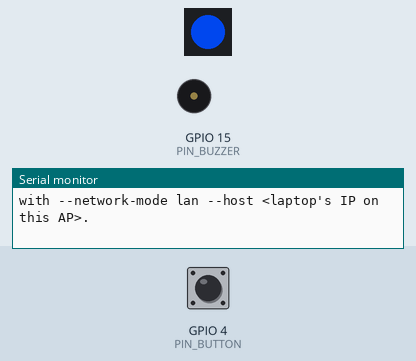
Simulated run of this sketch. Board: ESP32. Parts: 1 RGB LEDs in strip order, left to right, buzzer (waves = sounding, pin HIGH), the last lines printed to the serial monitor. Inputs (shaded band) come from the test bench; at power-on: GPIO 4 (PIN_BUTTON) HIGH. Uploads are accepted with an empty reply.

Above: at 1.2 s.
1.3 s: GPIO 4 (PIN_BUTTON) pulled LOW for 0.15 s
At 1.57 s:
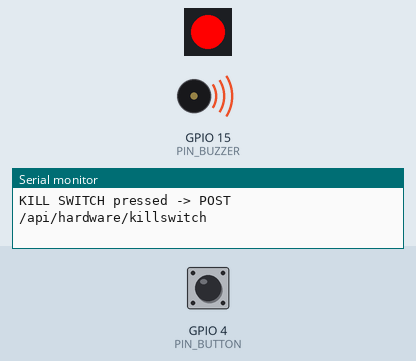
At 2.3 s:
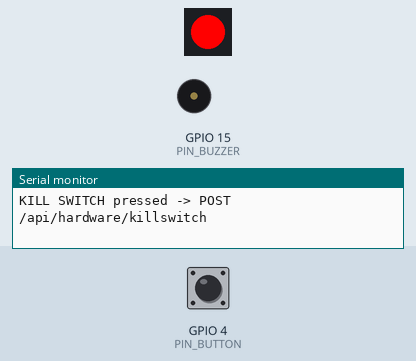
Timing chart, 0 to 4.3 s (numbered marks = the images above; inputs shaded):
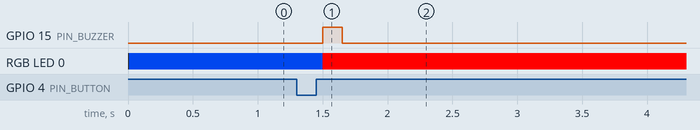

The sketch:

snagr_panel.ino
```cpp
/*
  SNAGR Hardware Panel — ESP32 firmware

  A physical kill switch + status LED for the SNAGR dashboard. Real
  integration, not a prop: the button calls the same cancellation path the
  dashboard's own Cancel button uses (triage/server.py's CancellationToken),
  and the LED reflects the engine's actual acquisition state polled live.

  Network model: the ESP32 runs its OWN WiFi access point — nothing depends
  on venue WiFi, a router, or the internet. The laptop running the engine
  joins this AP directly. Two devices, one private link, matching the
  project's "no cloud, no relay" posture end to end.

  Wiring (ESP32 DevKit, adjust pin numbers to taste — avoid strapping pins
  0/2/12/15 if you pick different ones):
    - Push button: one leg -> GPIO 4, other leg -> GND. No external resistor
      needed (internal pull-up used).
    - WS2812 (NeoPixel) data in -> GPIO 5. Power from 5V/GND (or 3V3 for a
      single low-current pixel — check your module's rating).
    - Optional piezo buzzer: + -> GPIO 15, - -> GND.

  Libraries needed (Arduino Library Manager): "Adafruit NeoPixel".
  WiFi.h / HTTPClient.h ship with the ESP32 board core.

  Before flashing:
    1. Set AP_PASSWORD to something real (8+ chars, WPA2 minimum).
    2. Flash, power the board, then on the laptop join WiFi network
       AP_SSID / AP_PASSWORD like any other network.
    3. Check what IP the laptop got (ifconfig / ipconfig) — the ESP32's
       DHCP server usually hands out 192.168.4.2 to the first client, but
       verify rather than assume. Update ENGINE_HOST below to match, or
       just start the engine with that IP as --host (see deploy/pi5-setup.md
       for the general --network-mode lan flow; on a plain laptop demo it's
       simply: `python -m triage.server --network-mode lan --host <that IP>`).
    4. Re-flash if ENGINE_HOST needed to change.
*/

#include <WiFi.h>
#include <HTTPClient.h>
#include <Adafruit_NeoPixel.h>

// ---------------- Config — edit before flashing ----------------
const char *AP_SSID = "SNAGR-Panel";
const char *AP_PASSWORD = "snagrdemo1";     // WPA2, 8+ chars — change this
const char *ENGINE_HOST = "192.168.4.2";    // laptop's IP once it joins this AP
const uint16_t ENGINE_PORT = 5057;

// ---------------- Pins ----------------
const int PIN_BUTTON = 4;    // kill switch -> GND, internal pull-up
const int PIN_LED = 5;       // WS2812 data
const int PIN_BUZZER = 15;   // optional
#define USE_BUZZER 1

const int NUM_LEDS = 1;      // 8 if you're using a NeoPixel ring instead
Adafruit_NeoPixel strip(NUM_LEDS, PIN_LED, NEO_GRB + NEO_KHZ800);

// ---------------- State ----------------
unsigned long lastPoll = 0;
const unsigned long POLL_MS = 700;
bool buttonWasDown = false;
unsigned long lastButtonEdge = 0;
const unsigned long DEBOUNCE_MS = 250;   // one press should mean one cancel

String lastEvent = "idle";

void setColor(uint8_t r, uint8_t g, uint8_t b) {
  for (int i = 0; i < NUM_LEDS; i++) strip.setPixelColor(i, strip.Color(r, g, b));
  strip.show();
}

// idle=blue, running=amber, done=green, cancelled/error=red — matches the
// same states triage/server.py's /api/hardware/status reports.
void applyEventColor(const String &event) {
  if (event == "running")        setColor(255, 140, 0);
  else if (event == "done")      setColor(0, 200, 0);
  else if (event == "cancelled") setColor(200, 0, 0);
  else if (event == "error")     setColor(200, 0, 0);
  else                            setColor(0, 60, 200);   // idle
}

void beep(int ms) {
#if USE_BUZZER
  digitalWrite(PIN_BUZZER, HIGH);
  delay(ms);
  digitalWrite(PIN_BUZZER, LOW);
#endif
}

String engineUrl(const char *path) {
  return String("http://") + ENGINE_HOST + ":" + ENGINE_PORT + path;
}

void setup() {
  Serial.begin(115200);

  pinMode(PIN_BUTTON, INPUT_PULLUP);
#if USE_BUZZER
  pinMode(PIN_BUZZER, OUTPUT);
  digitalWrite(PIN_BUZZER, LOW);
#endif

  strip.begin();
  setColor(0, 0, 0);

  WiFi.softAP(AP_SSID, AP_PASSWORD);
  Serial.print("SoftAP up, SSID=");
  Serial.print(AP_SSID);
  Serial.print(", IP=");
  Serial.println(WiFi.softAPIP());   // normally 192.168.4.1
  Serial.println("Join this network from the laptop, then start the engine");
  Serial.println("with --network-mode lan --host <laptop's IP on this AP>.");

  setColor(0, 60, 200);   // idle, waiting for the laptop
}

void pollStatus() {
  HTTPClient http;
  http.begin(engineUrl("/api/hardware/status"));
  http.setTimeout(400);   // never let a dropped link stall the loop

  int code = http.GET();
  if (code == 200) {
    String body = http.getString();
    // One-field hand-rolled extraction rather than pulling in ArduinoJson
    // for a single string value.
    int i = body.indexOf("\"event\":\"");
    if (i >= 0) {
      int start = i + 9;
      int end = body.indexOf('"', start);
      if (end > start) {
        lastEvent = body.substring(start, end);
        applyEventColor(lastEvent);
      }
    }
  }
  // A non-200/timeout just leaves the last known color showing — no flicker
  // to red on a single missed poll during a WiFi hiccup.
  http.end();
}

void handleButton() {
  bool down = (digitalRead(PIN_BUTTON) == LOW);

  if (down && !buttonWasDown && millis() - lastButtonEdge > DEBOUNCE_MS) {
    lastButtonEdge = millis();
    buttonWasDown = true;

    Serial.println("KILL SWITCH pressed -> POST /api/hardware/killswitch");
    HTTPClient http;
    http.begin(engineUrl("/api/hardware/killswitch"));
    http.setTimeout(400);
    http.POST("");
    http.end();

    setColor(255, 0, 0);   // immediate visual ack, independent of next poll
    beep(150);
  } else if (!down) {
    buttonWasDown = false;
  }
}

void loop() {
  handleButton();

  if (millis() - lastPoll > POLL_MS) {
    lastPoll = millis();
    pollStatus();
  }
}
```

Measured:
- after the input at 1.3 s, GPIO 15 (PIN_BUZZER): LOW → HIGH after 0.20 s, → LOW 0.15 s later; RGB LED 0: RGB(0, 60, 200) → RGB(255, 0, 0) after 0.20 s
